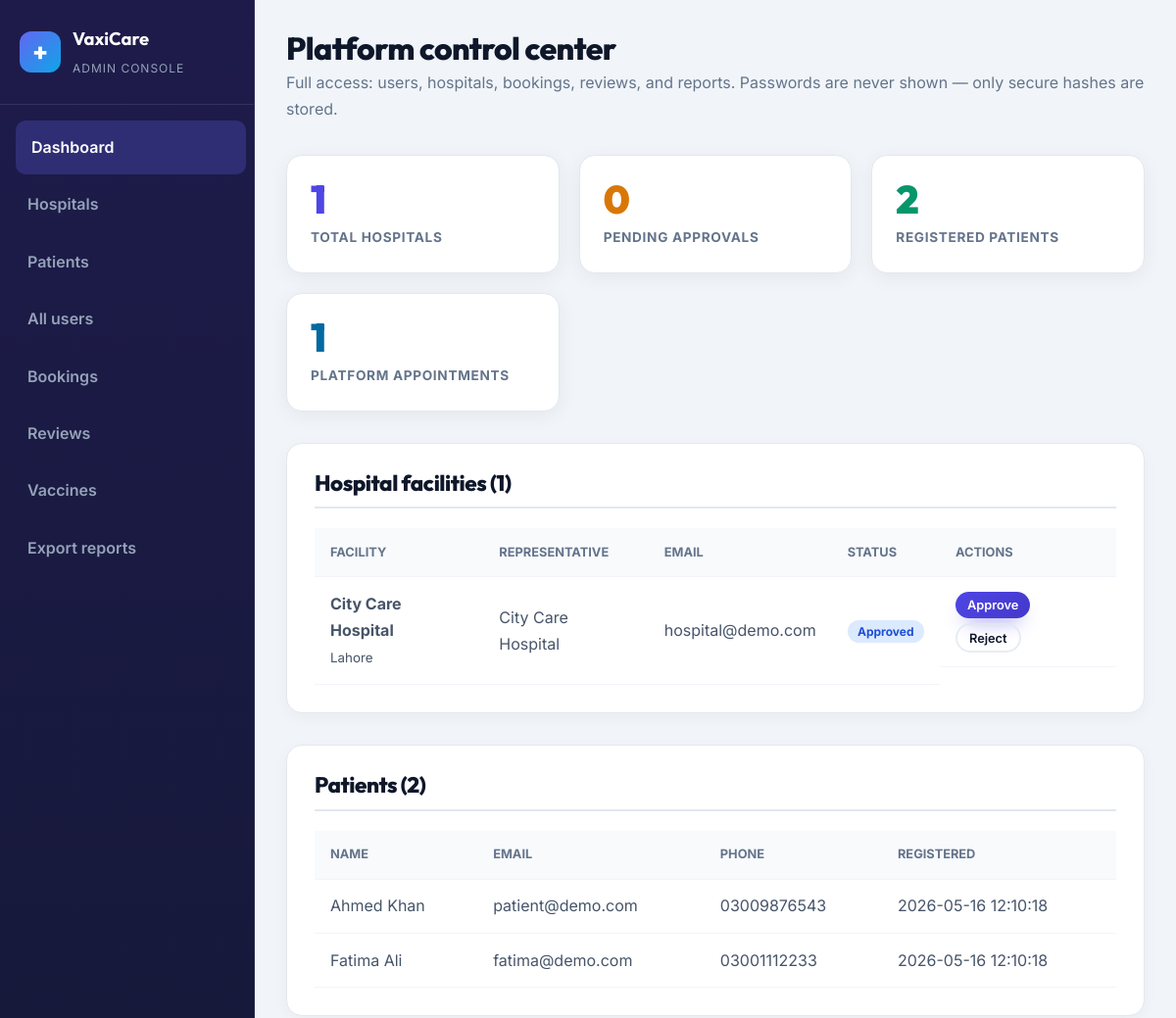
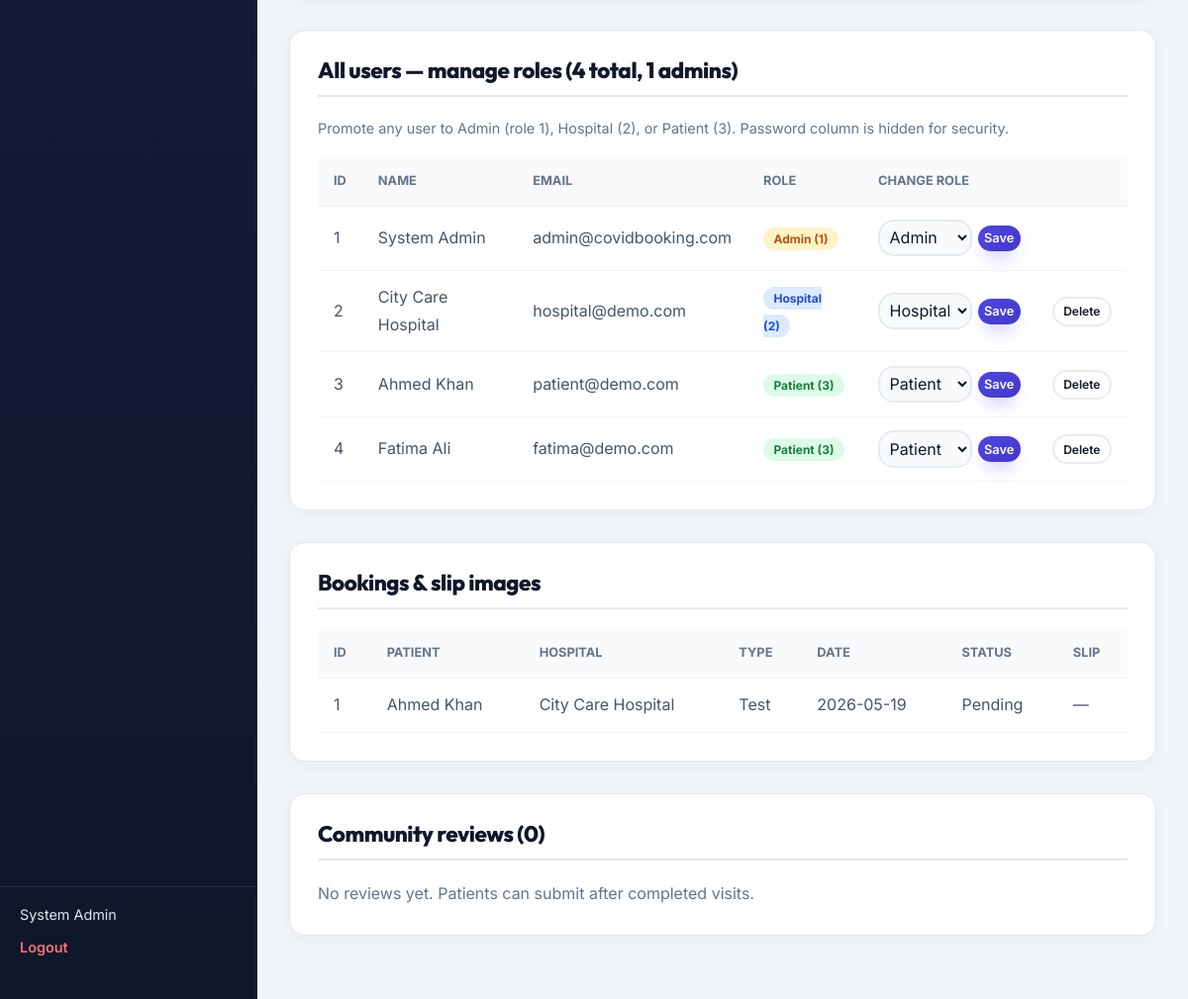
/admin/index.php (signed in), run on the app's committed database (2 pictures, top to bottom).
### tables this page shows
CREATE TABLE `users` (
  `id` int(11) NOT NULL AUTO_INCREMENT,
  `role_id` tinyint(3) UNSIGNED NOT NULL DEFAULT 3 COMMENT '1=Admin 2=Hospital 3=Patient',
  `name` varchar(255) NOT NULL,
  `email` varchar(255) NOT NULL,
  `password` varchar(255) NOT NULL,
  `role` enum('Admin','Hospital','Patient') NOT NULL DEFAULT 'Patient',
  `phone` varchar(20) DEFAULT NULL,
  `address` text DEFAULT NULL,
  `hospital_name` varchar(255) DEFAULT NULL,
  `location` varchar(255) DEFAULT NULL,
  `license_number` varchar(100) DEFAULT NULL,
  `facility_status` enum('Pending','Approved','Rejected') DEFAULT NULL,
  `created_at` timestamp NOT NULL DEFAULT current_timestamp(),
  PRIMARY KEY (`id`),
  UNIQUE KEY `uk_users_email` (`email`),
  KEY `idx_users_role_id` (`role_id`),
  KEY `idx_users_facility_status` (`facility_status`)
);

CREATE TABLE `appointments` (
  `id` int(11) NOT NULL AUTO_INCREMENT,
  `patient_id` int(11) NOT NULL,
  `hospital_id` int(11) NOT NULL,
  `type` enum('Test','Vaccination') NOT NULL,
  `vaccine_id` int(11) DEFAULT NULL,
  `appointment_date` date NOT NULL,
  `status` enum('Pending','Approved','Rejected','Completed') NOT NULL DEFAULT 'Pending',
  `slip_image` varchar(255) DEFAULT NULL,
  `created_at` timestamp NOT NULL DEFAULT current_timestamp(),
  PRIMARY KEY (`id`),
  KEY `idx_appt_patient` (`patient_id`),
  KEY `idx_appt_hospital` (`hospital_id`),
  KEY `idx_appt_status` (`status`),
  CONSTRAINT `fk_appt_patient` FOREIGN KEY (`patient_id`) REFERENCES `users` (`id`) ON DELETE CASCADE,
  CONSTRAINT `fk_appt_hospital` FOREIGN KEY (`hospital_id`) REFERENCES `users` (`id`) ON DELETE CASCADE,
  CONSTRAINT `fk_appt_vaccine` FOREIGN KEY (`vaccine_id`) REFERENCES `vaccines` (`id`) ON DELETE SET NULL
);

### includes/auth_helpers.php (called while the page is built, shortened)
<?php
function role_name_from_id(int $id): string
{
    $map = [1 => 'Admin', 2 => 'Hospital', 3 => 'Patient'];
    return $map[$id] ?? 'Patient';
}

### includes/hospital_queries.php (called while the page is built, shortened)
<?php
function hospital_join_sql(PDO $conn, string $apptAlias = 'a'): string
{
    return "JOIN users hu ON {$apptAlias}.hospital_id = hu.id AND hu.role_id = 2";
}
function hospital_name_expr(PDO $conn, string $alias = 'hu'): string
{
    return "COALESCE({$alias}.hospital_name, {$alias}.name)";
}

### admin/index.php (the view, shortened to what this page needs)
<?php
require_once '../includes/auth_helpers.php';
require_once '../includes/hospital_queries.php';
require_once __DIR__ . '/includes/admin_layout.php';
$total_hospitals = (int) $conn->query('SELECT COUNT(*) FROM users WHERE role_id = 2')->fetchColumn();
$pending_hospitals = (int) $conn->query("SELECT COUNT(*) FROM users WHERE role_id = 2 AND facility_status = 'Pending'")->fetchColumn();
$total_patients = (int) $conn->query("SELECT COUNT(*) FROM users WHERE role_id = 3 OR role = 'Patient'")->fetchColumn();
$total_admins = (int) $conn->query("SELECT COUNT(*) FROM users WHERE role_id = 1 OR role = 'Admin'")->fetchColumn();
$total_appointments = (int) $conn->query('SELECT COUNT(*) FROM appointments')->fetchColumn();
$total_reviews = 0;
try {
    $total_reviews = (int) $conn->query("SELECT COUNT(*) FROM reviews WHERE status = 'Approved'")->fetchColumn();
} catch (Throwable $e) {
}
$hospitalRows = $conn->query("
    SELECT id, name AS rep_name, email, phone, hospital_name, location, license_number,
           facility_status AS status, created_at, id AS user_id
    FROM users WHERE role_id = 2 ORDER BY created_at DESC
")->fetchAll();
$patientRows = $conn->query("
    SELECT id, name, email, phone, address, created_at
    FROM users WHERE role_id = 3 OR role = 'Patient'
    ORDER BY created_at DESC
")->fetchAll();
try {
    $allUsers = $conn->query('SELECT id, name, email, phone, role, role_id, created_at FROM users ORDER BY role_id ASC, created_at DESC')->fetchAll();
} catch (PDOException $e) {
    $allUsers = $conn->query('SELECT id, name, email, phone, role, created_at FROM users ORDER BY role ASC, created_at DESC')->fetchAll();
    foreach ($allUsers as &$u) {
        $u['role_id'] = role_id_from_name($u['role'] ?? 'Patient');
    }
}
$hName = hospital_name_expr($conn, 'hu');
$apptSql = "
    SELECT a.id, a.type, a.appointment_date, a.status, a.slip_image,
           u.name AS patient_name, {$hName} AS hospital_name
    FROM appointments a
    JOIN users u ON a.patient_id = u.id
    " . hospital_join_sql($conn, 'a') . "
    ORDER BY a.created_at DESC LIMIT 50
";
$appointments = $conn->query($apptSql)->fetchAll();
$reviewsList = [];
try {
    $reviewsList = $conn->query("
        SELECT r.*, pu.name AS patient_name, {$hName} AS hospital_name
        FROM reviews r
        JOIN users pu ON r.patient_id = pu.id
        " . hospital_join_sql($conn, 'r') . "
        ORDER BY r.created_at DESC LIMIT 30
    ")->fetchAll();
} catch (Throwable $e) {
    $reviewsList = [];
}
?>
<div class="admin-topbar">
    <h1>Platform control center</h1>
    <p style="color:#64748b;margin:0;">Full access: users, hospitals, bookings, reviews, and reports. Passwords are never shown — only secure hashes are stored.</p>
</div>
<div class="admin-stats">
    <a href="#sec-hospitals" class="stat-card-link">
        <div class="stat-num"><?php echo $total_hospitals; ?></div>
        <div class="stat-label">Total hospitals</div>
    </a>
    <a href="#sec-hospitals" class="stat-card-link">
        <div class="stat-num" style="color:#d97706;"><?php echo $pending_hospitals; ?></div>
        <div class="stat-label">Pending approvals</div>
    </a>
    <a href="#sec-patients" class="stat-card-link">
        <div class="stat-num" style="color:#059669;"><?php echo $total_patients; ?></div>
        <div class="stat-label">Registered patients</div>
    </a>
    <a href="#sec-appointments" class="stat-card-link">
        <div class="stat-num" style="color:#0369a1;"><?php echo $total_appointments; ?></div>
        <div class="stat-label">Platform appointments</div>
    </a>
</div>
<section id="sec-hospitals" class="admin-section">
    <h2>Hospital facilities (<?php echo count($hospitalRows); ?>)</h2>
    <div style="overflow-x:auto;">
        <table class="admin-table">
            <thead>
                <tr>
                    <th>Facility</th>
                    <th>Representative</th>
                    <th>Email</th>
                    <th>Status</th>
                    <th>Actions</th>
                </tr>
            </thead>
            <tbody>
                <?php foreach ($hospitalRows as $h): ?>
                    <tr>
                        <td>
                            <strong><?php echo htmlspecialchars($h['hospital_name'] ?? '', ENT_QUOTES, 'UTF-8'); ?></strong><br>
                            <small><?php echo htmlspecialchars($h['location'] ?? '', ENT_QUOTES, 'UTF-8'); ?></small>
                        </td>
                        <td><?php echo htmlspecialchars($h['rep_name'] ?? '', ENT_QUOTES, 'UTF-8'); ?></td>
                        <td><?php echo htmlspecialchars($h['email'] ?? '', ENT_QUOTES, 'UTF-8'); ?></td>
                        <td><span class="badge-role badge-hospital"><?php echo htmlspecialchars($h['status'] ?? 'Pending', ENT_QUOTES, 'UTF-8'); ?></span></td>
                        <td style="display:flex;gap:0.35rem;flex-wrap:wrap;">
                            <form method="post" style="margin:0;"><button type="submit" class="btn-primary" style="padding:0.35rem 0.75rem;font-size:0.8rem;">Approve</button></form>
                            <form method="post" style="margin:0;"><button type="submit" class="btn-outline" style="padding:0.35rem 0.75rem;font-size:0.8rem;">Reject</button></form>
                        </td>
                    </tr>
                <?php endforeach; ?>
            </tbody>
        </table>
    </div>
</section>
<section id="sec-patients" class="admin-section">
    <h2>Patients (<?php echo $total_patients; ?>)</h2>
    <table class="admin-table">
        <thead><tr><th>Name</th><th>Email</th><th>Phone</th><th>Registered</th></tr></thead>
        <tbody>
            <?php foreach ($patientRows as $p): ?>
                <tr>
                    <td><?php echo htmlspecialchars($p['name'], ENT_QUOTES, 'UTF-8'); ?></td>
                    <td><?php echo htmlspecialchars($p['email'], ENT_QUOTES, 'UTF-8'); ?></td>
                    <td><?php echo htmlspecialchars($p['phone'] ?? '—', ENT_QUOTES, 'UTF-8'); ?></td>
                    <td><?php echo htmlspecialchars($p['created_at'], ENT_QUOTES, 'UTF-8'); ?></td>
                </tr>
            <?php endforeach; ?>
        </tbody>
    </table>
</section>
<section id="sec-users" class="admin-section">
    <h2>All users — manage roles (<?php echo count($allUsers); ?> total, <?php echo $total_admins; ?> admins)</h2>
    <p style="color:#64748b;font-size:0.9rem;margin-bottom:1rem;">Promote any user to Admin (role 1), Hospital (2), or Patient (3). Password column is hidden for security.</p>
    <table class="admin-table">
        <thead><tr><th>ID</th><th>Name</th><th>Email</th><th>Role</th><th>Change role</th><th></th></tr></thead>
        <tbody>
            <?php foreach ($allUsers as $u):
                $rid = (int) ($u['role_id'] ?? role_id_from_name($u['role'] ?? 'Patient'));
                ?>
                <tr>
                    <td><?php echo (int) $u['id']; ?></td>
                    <td><?php echo htmlspecialchars($u['name'], ENT_QUOTES, 'UTF-8'); ?></td>
                    <td><?php echo htmlspecialchars($u['email'], ENT_QUOTES, 'UTF-8'); ?></td>
                    <td>
                        <?php
                        $badge = $rid === 1 ? 'badge-admin' : ($rid === 2 ? 'badge-hospital' : 'badge-patient');
                ?>
                        <span class="badge-role <?php echo $badge; ?>"><?php echo role_name_from_id($rid); ?> (<?php echo $rid; ?>)</span>
                    </td>
                    <td>
                        <form method="post" style="display:flex;gap:0.35rem;align-items:center;margin:0;">
                            <select name="role_id" class="form-control" style="padding:0.35rem;max-width:120px;">
                                <option value="1" <?php echo $rid === 1 ? 'selected' : ''; ?>>Admin</option>
                                <option value="2" <?php echo $rid === 2 ? 'selected' : ''; ?>>Hospital</option>
                                <option value="3" <?php echo $rid === 3 ? 'selected' : ''; ?>>Patient</option>
                            </select>
                            <button type="submit" class="btn-primary" style="padding:0.35rem 0.75rem;font-size:0.8rem;">Save</button>
                        </form>
                    </td>
                    <td>
                        <?php if ((int) $u['id'] !== (int) $_SESSION['user_id']): ?>
                            <form method="post" style="margin:0;">
                                <button type="submit" class="btn-outline" style="padding:0.35rem 0.6rem;font-size:0.75rem;color:#dc2626;">Delete</button>
                            </form>
                        <?php endif; ?>
                    </td>
                </tr>
            <?php endforeach; ?>
        </tbody>
    </table>
</section>
<section id="sec-appointments" class="admin-section">
    <h2>Bookings & slip images</h2>
    <table class="admin-table">
        <thead><tr><th>ID</th><th>Patient</th><th>Hospital</th><th>Type</th><th>Date</th><th>Status</th><th>Slip</th></tr></thead>
        <tbody>
            <?php foreach ($appointments as $a): ?>
                <tr>
                    <td><?php echo (int) $a['id']; ?></td>
                    <td><?php echo htmlspecialchars($a['patient_name'], ENT_QUOTES, 'UTF-8'); ?></td>
                    <td><?php echo htmlspecialchars($a['hospital_name'] ?? '', ENT_QUOTES, 'UTF-8'); ?></td>
                    <td><?php echo htmlspecialchars($a['type'], ENT_QUOTES, 'UTF-8'); ?></td>
                    <td><?php echo htmlspecialchars($a['appointment_date'], ENT_QUOTES, 'UTF-8'); ?></td>
                    <td><?php echo htmlspecialchars($a['status'], ENT_QUOTES, 'UTF-8'); ?></td>
                    <td>
                        <?php if (!empty($a['slip_image'])): ?>
                            <a href="<?php echo htmlspecialchars($a['slip_image'], ENT_QUOTES, 'UTF-8'); ?>" target="_blank" rel="noopener"><img src="<?php echo htmlspecialchars($a['slip_image'], ENT_QUOTES, 'UTF-8'); ?>" alt="Slip" class="slip-thumb"></a>
                        <?php else: ?>
                            —
                        <?php endif; ?>
                    </td>
                </tr>
            <?php endforeach; ?>
        </tbody>
    </table>
</section>
<section id="sec-reviews" class="admin-section">
    <h2>Community reviews (<?php echo $total_reviews; ?>)</h2>
    <?php if (count($reviewsList) === 0): ?>
        <p style="color:#64748b;">No reviews yet. Patients can submit after completed visits.</p>
    <?php endif; ?>
</section>

### data on the page
users: hospital_name "City Care Hospital", location "Lahore", name "City Care Hospital", email "hospital@demo.com", facility_status "Approved", id "2", role "Hospital", role "2", role_id "Hospital"
users: name "Ahmed Khan", email "patient@demo.com", phone "03009876543", created_at "2026-05-16 12:10:18", id "3", role "Patient", role "3", role_id "Patient"
users: name "Fatima Ali", email "fatima@demo.com", phone "03001112233", created_at "2026-05-16 12:10:18", id "4", role "Patient", role "3", role_id "Patient"
users: id "1", name "System Admin", email "admin@covidbooking.com", role "Admin", role "1", role_id "Admin"
appointments: id "1", patient.name "Ahmed Khan", hospital_name "City Care Hospital", type "Test", appointment_date "2026-05-19", status "Pending"

### other printed values
$_SESSION['name'] "System Admin"
$total_hospitals "1"
$pending_hospitals "0"
$total_patients "2"
$total_appointments "1"
count($hospitalRows) "1"
count($allUsers) "4"
$total_admins "1"
$total_reviews "0"
